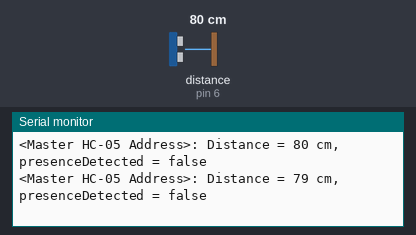
A sketch run on a simulated Arduino Uno, built with avr-gcc and run on an emulated ATmega328P. Shown: the last lines printed to the serial monitor. Wiring (inferred from the names in the program): ultrasonic range finder: trigger pin 7; echo pin 6. The inputs (shaded band) are chosen by the test bench; at power-on: distance to the obstacle (sensor on pin 6) 80 cm. The echo pulse lasts 58.3 µs per cm.

Above: at 1.2 s.
1.3 s: distance to the obstacle (sensor on pin 6) set to 33 cm
At 1.36 s:
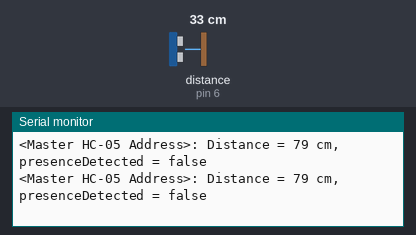
2.8 s: distance to the obstacle (sensor on pin 6) set to 29 cm
At 2.96 s:
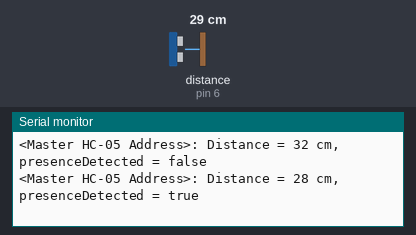
Timing chart, 0 to 5.8 s (numbered marks = the images above; inputs shaded):
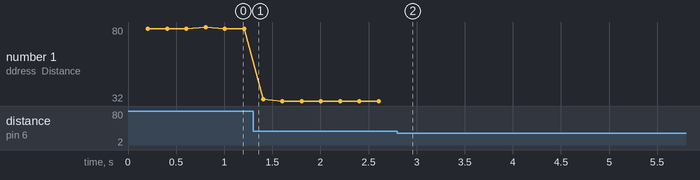

Measured:
- the behaviour switches between 31 and 30 cm on distance to the obstacle (sensor on pin 6) (found by bisection; images 1 and 2)
- after the input at 2.8 s, the serial monitor: prints a new line at once (image 2)
- plotted number 1: 79 → 32 after the input at 1.3 s

The sketch:

AutomaticDoorLock_Outside.ino
```cpp
//Version 3
#include <Arduino.h>
#include <SoftwareSerial.h>
#include <SPI.h>
#include <MFRC522.h>

const int SS_PIN    = 10;
const int RST_PIN   = 9;
const int TRIG_PIN  = 7;
const int ECHO_PIN  = 6;

const int PERSON_THRESHOLD = 30; // Adjust person threshold as needed. Value is in centimeters.

const char MSTADDR[]="<Master HC-05 Address>"; // Add Master HC-05 address here

bool doorClosed=true;

SoftwareSerial BT(2, 3);

MFRC522 rfid(SS_PIN, RST_PIN);

struct approvedID {
  const char* name;
  byte ID[4];
};

approvedID idList[] = {
  // Add your approved UIDs here
};
const size_t NUM_IDS = sizeof(idList) / sizeof(idList[0]);

bool checkID(byte scannedID[4]) {
  for (size_t i = 0; i < NUM_IDS; i++) {
    bool matchID = true;
    for (int j = 0; j < 4; j++) {
      if (scannedID[j] != idList[i].ID[j]) {
        matchID = false;
        break;
      }
    }
    if (matchID) {
      Serial.print(MSTADDR);
      Serial.print(": Access Granted: ");
      Serial.println(idList[i].name);
      return true;
    }
  }
  Serial.print(MSTADDR);
  Serial.println(": Access Denied...");
  return false;
}

long readDistanceCM() {
  digitalWrite(TRIG_PIN, LOW);
  delayMicroseconds(5);
  digitalWrite(TRIG_PIN, HIGH);
  delayMicroseconds(20);
  digitalWrite(TRIG_PIN, LOW);

  long duration = pulseIn(ECHO_PIN, HIGH, 100000UL);
  if (duration == 0) return -1;
  long dist = (duration * 0.0344) / 2;
  return dist;
}

bool presenceDetected = false;
unsigned long lastUSCheck   = 0;
unsigned long lastRFIDCheck = 0;


void setup() {
  Serial.begin(9600);
  BT.begin(38400);
  Serial.print(MSTADDR);
  Serial.println(": Booting...");

  pinMode(TRIG_PIN, OUTPUT);
  pinMode(ECHO_PIN, INPUT);

  SPI.begin();
  rfid.PCD_Init();
  Serial.print(MSTADDR);
  Serial.println(": SPI & RFID initialized");
}

void loop() {
  unsigned long now = millis();

  if(BT.available()){
    doorClosed=BT.read();
  }
  if(now - lastUSCheck >= 200 && doorClosed){
    lastUSCheck = now;
    long dist = readDistanceCM();

    if(dist > 0){
      presenceDetected = (dist < PERSON_THRESHOLD);
      Serial.print(MSTADDR);
      Serial.print(": Distance = ");
      Serial.print(dist);
      Serial.print(" cm, presenceDetected = ");
      Serial.println(presenceDetected ? "true" : "false");
    } else {
      Serial.print(MSTADDR);
      Serial.println(": Distance invalid");
      presenceDetected = false;
    }
  }

  if(now - lastRFIDCheck >= 100) {
    lastRFIDCheck = now;

    if(rfid.PICC_IsNewCardPresent() && rfid.PICC_ReadCardSerial()) {
      Serial.print(MSTADDR);
      Serial.println(": Card detected");
      byte scannedID[4];
      for(int i = 0; i < 4; i++) {
        scannedID[i] = rfid.uid.uidByte[i];
      }

      bool accessOK = checkID(scannedID);

      if(accessOK && presenceDetected) {
        Serial.print(MSTADDR);
        Serial.println(": Access OK + presence -> send '0' (UNLOCK)");
        BT.write('0');
      } else if(!accessOK) {
        Serial.print(MSTADDR);
        Serial.println(": Access DENIED -> send '1' (LOCK)");
        BT.write('1');
      } else {
        Serial.print(MSTADDR);
        Serial.println(": Valid ID but no presence -> no command sent");
      }

      rfid.PICC_HaltA();
      rfid.PCD_StopCrypto1();
    }
  }
}

// Version 1
// #include <Arduino.h>
// #include <Arduino_FreeRTOS.h>
// #include <SoftwareSerial.h>
// #include <SPI.h>
// #include <MFRC522.h>
// #include <semphr.h>

// const int SS_PIN=10;
// const int RST_PIN=9;
// const int TRIG_PIN=7;
// const int ECHO_PIN=6;

// const int PERSON_THRESHOLD=30;

// SoftwareSerial BT(2,3);
// MFRC522 rfid(SS_PIN,RST_PIN);

// struct approvedID
// {
//   const char* name;
//   byte ID[4];
// };

// approvedID idList[] =
// {
//   {"Ryan Antcliff",{0xB9,0x95,0x24,0x12}}
// };
// const size_t NUM_IDS=sizeof(idList)/sizeof(idList[0]);

// bool checkID(byte scannedID[4])
// {
//   for(size_t i=0;i<NUM_IDS;i++)
//   {
//     bool matchID=true;
//     for(int j=0;j<4;j++)
//     {
//       if(scannedID[j]!=idList[i].ID[j])
//       {
//         matchID=false;
//         break;
//       }
//     }
//     if(matchID)
//     {
//       Serial.print("Access Granted: "); Serial.println(idList[i].name);
//       return true;
//     }
//   }
//   Serial.println("Access Denied...");
//   return false;
// }

// long readDistanceCM()
// {
//   digitalWrite(TRIG_PIN, LOW);
//   delayMicroseconds(2);
//   digitalWrite(TRIG_PIN, HIGH);
//   delayMicroseconds(10);
//   digitalWrite(TRIG_PIN, LOW);

//   long duration=pulseIn(ECHO_PIN, HIGH, 30000UL);
//   if(duration==0) return -1;
//   long dist=(duration*0.0344)/2;
//   return dist;
// }

// void TaskRFID(void *pvParameters);
// void TaskUltrasonic(void *pvParameters);
// volatile bool presenceDetected=false;
// SemaphoreHandle_t xPresenceDetectedMutex;

// void setup()
// {
//   Serial.begin(9600);
//   BT.begin(38400);
//   SPI.begin();
//   rfid.PCD_Init();

//   pinMode(TRIG_PIN, OUTPUT);
//   pinMode(ECHO_PIN, INPUT);
//   xPresenceDetectedMutex=xSemaphoreCreateMutex();
//   xTaskCreate(TaskRFID, "RFID", 1024, NULL, 2, NULL);
//   xTaskCreate(TaskUltrasonic, "US", 1024, NULL, 1, NULL);
//   bool ok1 = xTaskCreate(TaskRFID, "RFID", 1024, NULL, 2, NULL);
//   bool ok2 = xTaskCreate(TaskUltrasonic, "US", 1024, NULL, 1, NULL);

//   Serial.print("RFID task create = ");
//   Serial.println(ok1);
//   Serial.print("US task create = ");
//   Serial.println(ok2);

//   vTaskStartScheduler();
// }
// // void setup() {
// //   Serial.begin(38400);
// //   Serial.println("BOOTING...");

// //   SPI.begin();
// //   Serial.println("SPI OK");

// //   rfid.PCD_Init();
// //   Serial.println("RFID OK");

// //   Serial.println("CREATING TASKS...");
// // }

// void loop(){}

// void TaskRFID(void *pvParameters)
// {
//   (void) pvParameters;
//   for(;;)
//   {
//     if (rfid.PICC_IsNewCardPresent()&&rfid.PICC_ReadCardSerial()) {
//       byte scannedID[4];
//       for(int i=0;i<4;i++)
//       {
//         scannedID[i]=rfid.uid.uidByte[i];
//       }
//       xSemaphoreTake(xPresenceDetectedMutex, portMAX_DELAY);
//       bool detected=presenceDetected;
//       xSemaphoreGive(xPresenceDetectedMutex);
//       if(checkID(scannedID)&&detected){
//         Serial.println("Master: sending 0");
//         BT.write('0');
//       }
//       else if(!checkID(scannedID)){
//         Serial.println("Master: sending 1");
//         BT.write('1');
//       }
//       rfid.PICC_HaltA();
//       rfid.PCD_StopCrypto1();
//     }
//     vTaskDelay(pdMS_TO_TICKS(100));
//   }
// }

// void TaskUltrasonic(void *pvParameters)
// {
//   (void) pvParameters;
//   static bool lastState=false;
//   for(;;)
//   {
//     long dist=readDistanceCM();

//     Serial.print("Distance: ");
//     Serial.println(dist);

//     bool current=(dist>0&&dist<PERSON_THRESHOLD);
//     xSemaphoreTake(xPresenceDetectedMutex, portMAX_DELAY);
//     presenceDetected=current;
//     xSemaphoreGive(xPresenceDetectedMutex);
//     if(current!=lastState)
//     {
//       lastState=current;
//     }
//     vTaskDelay(pdMS_TO_TICKS(200));
//     Serial.print("Presence: ");
//     Serial.println(current);
//   }
// }


// Version 2
// #include <Arduino.h>
// #include <SoftwareSerial.h>
// #include <SPI.h>
// #include <MFRC522.h>

// const int SS_PIN    = 10;
// const int RST_PIN   = 9;
// const int TRIG_PIN  = 7;
// const int ECHO_PIN  = 6;

// const int PERSON_THRESHOLD = 30; // cm

// // HC-05 on pins 2 (RX) and 3 (TX)
// SoftwareSerial BT(2, 3); // RX, TX

// MFRC522 rfid(SS_PIN, RST_PIN);

// struct approvedID {
//   const char *name;
//   byte ID[4];
// };

// approvedID idList[] = {
//   {"Ryan Antcliff", {0xB9, 0x95, 0x24, 0x12}}
// };
// const size_t NUM_IDS = sizeof(idList) / sizeof(idList[0]);

// bool checkID(byte scannedID[4]) {
//   for (size_t i = 0; i < NUM_IDS; i++) {
//     bool matchID = true;
//     for (int j = 0; j < 4; j++) {
//       if (scannedID[j] != idList[i].ID[j]) {
//         matchID = false;
//         break;
//       }
//     }
//     if (matchID) {
//       Serial.print("Access Granted: ");
//       Serial.println(idList[i].name);
//       return true;
//     }
//   }
//   Serial.println("Access Denied...");
//   return false;
// }

// long readDistanceCM() {
//   digitalWrite(TRIG_PIN, LOW);
//   delayMicroseconds(5);
//   digitalWrite(TRIG_PIN, HIGH);
//   delayMicroseconds(20);
//   digitalWrite(TRIG_PIN, LOW);

//   long duration = pulseIn(ECHO_PIN, HIGH, 100000UL);
//   if (duration == 0) return -1;
//   long dist = (duration * 0.0344) / 2;
//   return dist;
// }

// bool presenceDetected = false;
// unsigned long lastUSCheck = 0;
// unsigned long lastRFIDCheck = 0;

// void setup() {
//   Serial.begin(9600);
//   BT.begin(38400);

//   Serial.println("MASTER BOOTING...");

//   pinMode(TRIG_PIN, OUTPUT);
//   pinMode(ECHO_PIN, INPUT);

//   SPI.begin();
//   rfid.PCD_Init();

//   Serial.println("SPI OK");
//   Serial.println("RFID OK");
//   Serial.println("MASTER READY");
// }

// void loop() {
//   unsigned long now = millis();

//   if (now - lastUSCheck >= 200) {
//     lastUSCheck = now;
//     long dist = readDistanceCM();
//     if (dist > 0) {
//       presenceDetected = (dist < PERSON_THRESHOLD);
//       Serial.print("Distance: ");
//       Serial.print(dist);
//       Serial.print(" cm, presenceDetected = ");
//       Serial.println(presenceDetected ? "true" : "false");
//     } else {
//       Serial.println("Distance: invalid");
//       presenceDetected = false;
//     }
//   }

//   if (now - lastRFIDCheck >= 100) {
//     lastRFIDCheck = now;

//     if (rfid.PICC_IsNewCardPresent() && rfid.PICC_ReadCardSerial()) {
//       Serial.println("Card detected");
//       byte scannedID[4];
//       for (int i = 0; i < 4; i++) {
//         scannedID[i] = rfid.uid.uidByte[i];
//       }

//       bool goodID = checkID(scannedID);

//       if (goodID && presenceDetected) {
//         Serial.println("MASTER: Sending 0 (unlock)");
//         BT.write('0'); // unlock request
//       } else if (!goodID) {
//         Serial.println("MASTER: Sending 1 (lock)");
//         BT.write('1'); // lock request
//       } else {
//         Serial.println("Valid ID but no presence; not sending.");
//       }

//       rfid.PICC_HaltA();
//       rfid.PCD_StopCrypto1();
//     }
//   }

//   if (BT.available()) {
//     char c = BT.read();
//     Serial.print("From SLAVE: ");
//     Serial.println(c);
//   }
// }
```
